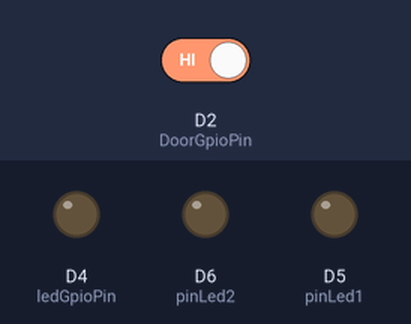
Bench run of a sketch on a simulated ESP8266 (NodeMCU). Parts: output pins drawn as LEDs (lit = HIGH). The test bench sets the inputs (shaded band); at power-on: D2 (DoorGpioPin) HIGH. WiFi joins after 1.5 s; servers stay silent unless stated; uploads are accepted with an empty reply; what the sketch prints to the serial monitor is not drawn.

Above: at 2.7 s.
2.8 s: D2 (DoorGpioPin) driven LOW
At 5.2 s:
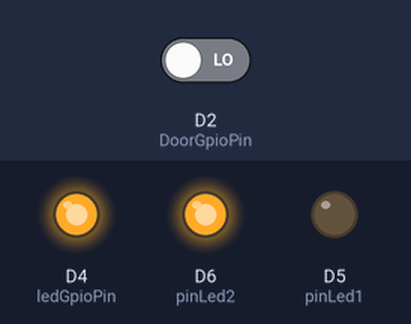
5.5 s: D2 (DoorGpioPin) driven HIGH
At 7.5 s:
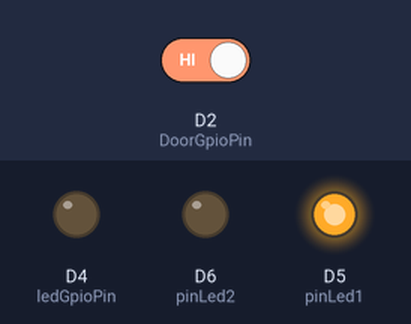
Timing chart, 0 to 9.0 s (numbered marks = the images above; inputs shaded):
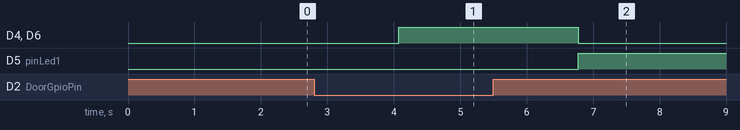

Measured:
- after the input at 2.8 s, D4 (ledGpioPin), D6 (pinLed2): LOW → HIGH after 1.3 s
- after the input at 5.5 s, D4 (ledGpioPin), D6 (pinLed2): HIGH → LOW after 1.3 s; D5 (pinLed1): LOW → HIGH after 1.3 s

The sketch:

Chicken_Door_Client1.ino
```cpp
#include <ESP8266WiFi.h>
#include <ESP8266WebServer.h>
#include <EEPROM.h>

const char* ssid = "*********";
const char* password = "***********";

const int DoorGpioPin = D2;
const int ledGpioPin =D4;
const int pinLed1 = D5;
const int pinLed2 = D6;

int doorState=0;
int ledState=0;
int val = 0;

#define closed 0
#define opened 1

const char* host = "192.168.1.21";
const uint16_t port = 80;

void setup() {
Serial.begin(115200);
delay(10);

pinMode(DoorGpioPin, INPUT_PULLUP);
pinMode(pinLed1, OUTPUT);
pinMode(pinLed2, OUTPUT);
pinMode(ledGpioPin, OUTPUT);

// Connect to WiFi network
Serial.println();
Serial.println();
Serial.print("Connecting to... ");
Serial.println(ssid);

IPAddress ip (192, 168, 1, 20);
IPAddress gateway(192, 168, 1, 1);
IPAddress subnet(255, 255, 255, 0);

WiFi.config(ip, gateway, subnet);
WiFi.begin(ssid, password);

while (WiFi.status() != WL_CONNECTED) {
delay(500);
Serial.print(".");
}

Serial.println("");
Serial.println("WiFi connected");

// Start the server
Serial.print("Chicken Shed Online @ ");

// Print the IP address
Serial.println(ip);

}
void loop() {

val = digitalRead(DoorGpioPin);

if (val==LOW && doorState==closed){ // Print button pressed message.
SendDoorClosedNotification();
Serial.println("Door Closed");
digitalWrite(pinLed1, LOW);
digitalWrite(pinLed2, HIGH);
doorState=opened;
ledState=1;//on
digitalWrite(ledGpioPin, ledState);
}
yield();
if (val==HIGH && doorState==opened){
SendDoorOpenNotification();
Serial.println("Door Open");
digitalWrite(pinLed1, HIGH);
digitalWrite(pinLed2, LOW);
doorState=closed;
ledState=0; //off
digitalWrite(ledGpioPin, ledState);
}
yield(); // this is most important part of the code, as it tells the esp8266 keep running background wifi work,
//without this, your code will disconnect from wifi, after long run of code.
}

void SendDoorClosedNotification()
{
    Serial.print("Connecting to Server @ ");
    Serial.println(host);

WiFiClient client;

if (!client.connect(host, port)) {
        Serial.println("Connection FAILED");
        delay(500);
        return;
}

String url = "/http://192.168.1.21/Closed";

Serial.print("Requesting URL: ");
Serial.println(url);

     // Make a HTTP request to the server
     client.print(String("GET ") + url + " HTTP/1.1\r\n" +
                  "Host: " + host + "\r\n" +
                  "Connection: close\r\n\r\n");

     delay(10);

   // Read all the lines of the reply from server and print them to Serial
    Serial.println("Respond:");
    while(client.available()){
    String line = client.readStringUntil('\r');
    Serial.print(line);

}

Serial.println();
Serial.println("Closing Connection");
}

void SendDoorOpenNotification()
{
    Serial.print("Connecting to Server @ ");
    Serial.println(host);

WiFiClient client;

if (!client.connect(host, port)) {
        Serial.println("Connection FAILED");
        delay(500);
        return;
}

String url2 = "/http://192.168.1.21/Open";

Serial.print("Requesting URL: ");
Serial.println(url2);

     // Make a HTTP request to the server
     client.print(String("GET ") + url2 + " HTTP/1.1\r\n" +
                  "Host: " + host + "\r\n" +
                  "Connection: close\r\n\r\n");

     delay(10);

   // Read all the lines of the reply from server and print them to Serial
    Serial.println("Respond:");
    while(client.available()){
    String line = client.readStringUntil('\r');
    Serial.print(line);

}

Serial.println();
Serial.println("Closing Connection");
}
```
